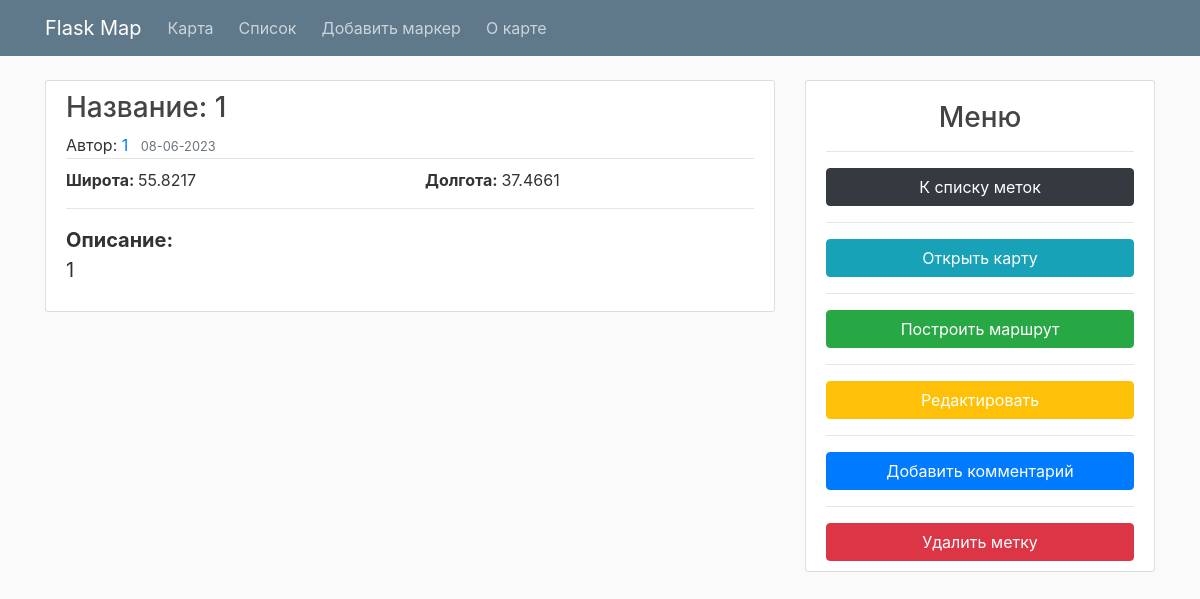
Screenshot of /comments/7 with the database file from the repository.
### flaskmap/models.py (models this page shows, shortened)
class Marker(db.Model):
    id = db.Column(db.Integer, primary_key=True)
    name = db.Column(db.String(40), nullable=False)
    author = db.Column(db.String(30), nullable=False)
    latitude = db.Column(db.Float, nullable=False)
    longtitude = db.Column(db.Float, nullable=False)
    content = db.Column(db.String(200), nullable=False)
    date_posted = db.Column(db.DateTime, nullable=False, default=datetime.utcnow)
    color = db.Column(db.String(10), nullable=False, default='red')
    icon = db.Column(db.String(15), nullable=False, default='info-sign')

### flaskmap/routes.py (the view)
@app.route("/comments/<int:marker_id>", methods=['GET', 'POST'])
def list_comments(marker_id):
    comments = Comment.query.filter_by(marker_id=marker_id).order_by(Comment.upvotes.desc()).all()
    marker = Marker.query.filter_by(id=marker_id).first()
    return render_template('comments.html', title='Comment', comments=comments, marker=marker)

### flaskmap/templates/comments.html (shortened to what this page needs)
{% extends "layout.html" %}
{% block content %}
<article class="media content-section">
  <div class="media-body">
    <H3 class="article-title">Название: {{ marker.name }}</H3>
    <div class="article-metadata">
      <span>Автор: </span><a class="mr-2" href="#">{{ marker.author }}</a>
      <small class="text-muted">{{ marker.date_posted.strftime('%d-%m-%Y') }}</small>
    </div>
    <div class="row">
      <span class="article-content col" style="margin-top: 5px;"><b>Широта: </b>{{ marker.latitude }}</span>
      <span class="article-content col" style="margin-top: 5px; float: right;"><b>Долгота: </b>{{ marker.longtitude }}</span>
    </div>
    <hr>
    <p class="article-content" style="font-size: 20px;"><b>Описание: </b><br>{{ marker.content }}</p>
  </div>
</article>
{% endblock content %}
{% block sidebar %}
  <div class="col-md-4">
    <div class="content-section">
      <h3 style="text-align: center; padding-top: 10px;">Меню</h3><hr>
      <a type="button" class="btn btn-dark col" href="/home">К списку меток</a>
      <hr>
      <a type="button" class="btn btn-info col" href="/map">Открыть карту</a>
      <hr>
      <a type="button" class="btn btn-success col" target="_blank" href="https://yandex.ru/maps/?rtext=55.7549,37.7082~{{marker.latitude}},{{marker.longtitude}}&rtt=auto" style="color: white">Построить маршрут</a>
      <hr>
      <a type="button" class="btn btn-warning col" href="/comments/{{ marker.id }}/update" style="color: white">Редактировать</a>
      <hr>
      <a type="button" class="btn btn-primary col" href="/add_comment/{{ marker.id }}" style="color: white"">Добавить комментарий</a>
      <hr>
      <a type="button" class="btn btn-danger col" href="/delete_mr/{{ marker.id }}/list" style="color: white">Удалить метку</a>
    </div>
  </div>
{% endblock sidebar %}

### flaskmap/static/main.css (style rules this page uses)
body { background: #fafafa; color: #333333; margin-top: 5rem; }
h1, h2, h3, h4, h5, h6 { color: #444444; }
.content-section { background: #ffffff; padding: 10px 20px; border: 1px solid #dddddd; border-radius: 3px; margin-bottom: 20px; }
.article-title { color: #444444; }
.article-content { white-space: pre-line; }
.article-metadata { padding-bottom: 1px; margin-bottom: 4px; border-bottom: 1px solid #e3e3e3 }

### rows the page displays
Marker: name "1", author "1", date_posted "08-06-2023", latitude "55.8217", longtitude "37.4661", content "1"
